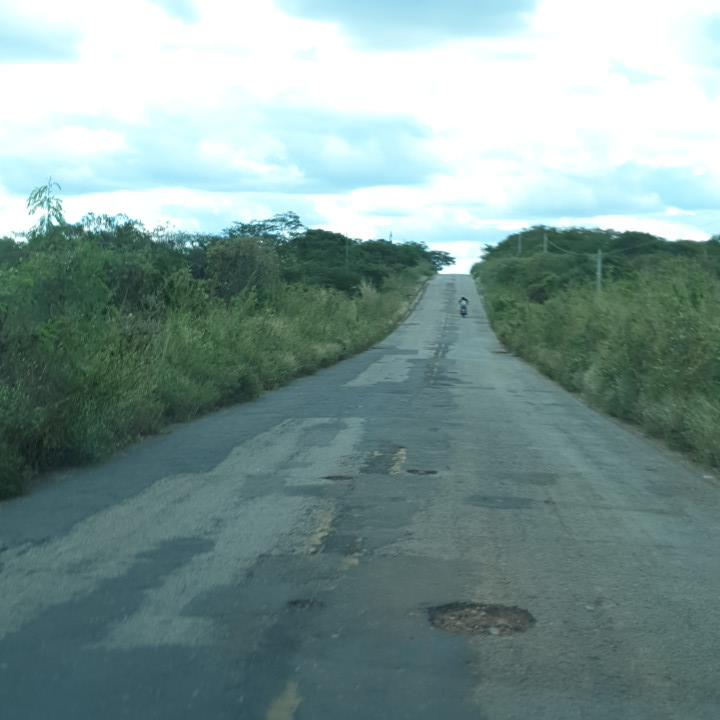
#> input picture imagens/431.jpg, 720 x 720 px, given in place of 531.jpg, which was not available
$ python function5.py
#> lines starting #> are read from the running program, lines starting #| are printed output that depends on the picture; pictures that were not available may be replaced by others from this repository, and a replacement may not be noted
### projeto/Python/function1.py
import numpy as np
import matplotlib.pyplot as plt
import cv2

"""
Primeiro conjunto de funções:

Conjunto mais básico de funções, incluem 3 funções de vizualização
- mostrar_img(imagem, título, padrão de cor)
- mostrar_img2(imagem 1, imagem 2, normalização: caso seja verdadeiro, joga a escala para
padrão entre 0 e 1, se falso, coloca os valores abaixo de 0 para 0 e valores acima de 255
para 255)
- import_img(imagem e tipo de cor)

Funções de ajuste de cores:
- Negativo (imagem)
retorna o negativo da imagem
- logarítimo (imagem, falor de multiplicação da função)
retorna um pixel após ser submetido a uma escala logarítmica
- correcao_gama(imagem e fator gama) retorna uma função a^n, onde a é o
valor do pixel e n é o fator gama.
- filtro_linear_binario(img, fator linear): binarização, diferen para imagens coloridas
"""


##############
def mostrar_img(img, title = None,color = None, normalize=None):
	# Responsável por mostrar a imagem
	# O título deve ser o nome da imagem?
	# Color= padrão de cor, deve ser normatizado

    plt.figure(figsize = (5,5))
    if title != None:
    	plt.title(title)
    if color == "cinza":
        plt.imshow(img, cmap = "gray",norm=normalize, vmin = 0,vmax = 255)
    else:
        plt.imshow(img, norm=normalize)
    plt.show()

# [10 lines left out: function mostrar_img2, not called in this run]

def import_img(path, padrao_cor = None, normalizacao = True):

#> called with padrao_cor = 'cinza', normalizacao = False
	img = cv2.imread(path)
#> img is the input picture: shape (720, 720, 3); mean B, G, R 148.3, 151, 126.5

	if padrao_cor == "cinza":
		img = cv2.cvtColor(img, cv2.COLOR_BGR2RGB)
		img = RGB2GRAY(img, "Med")
	elif padrao_cor == "RGB":
		img = cv2.cvtColor(img, cv2.COLOR_BGR2RGB)

	if normalizacao:
		return np.double(img)/255
	else:
		return img

############################################################
def RGB2GRAY(img, f_l):
#> called with f_l = 'Med'
	img = np.int_(img*255)
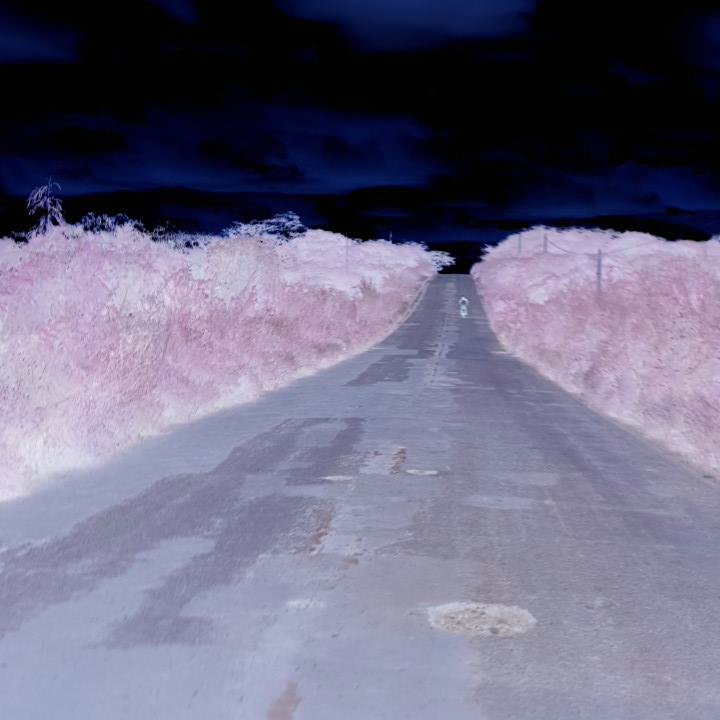
#> img: shape (720, 720, 3) int64; mean of channels 0, 1, 2 129.5, 105, 107.7; drawn as B, G, R
	img2 = np.zeros((img.shape[0], img.shape[1], img.shape[2]))
	if f_l == "Med":
		for i in range(len(img)):
			for j in range(len(img[0])):

				pixel = int((float(img[i][j][0]) + float(img[i][j][0]) + float(img[i][j][0]))/3)
				img2[i][j] = [pixel, pixel, pixel]
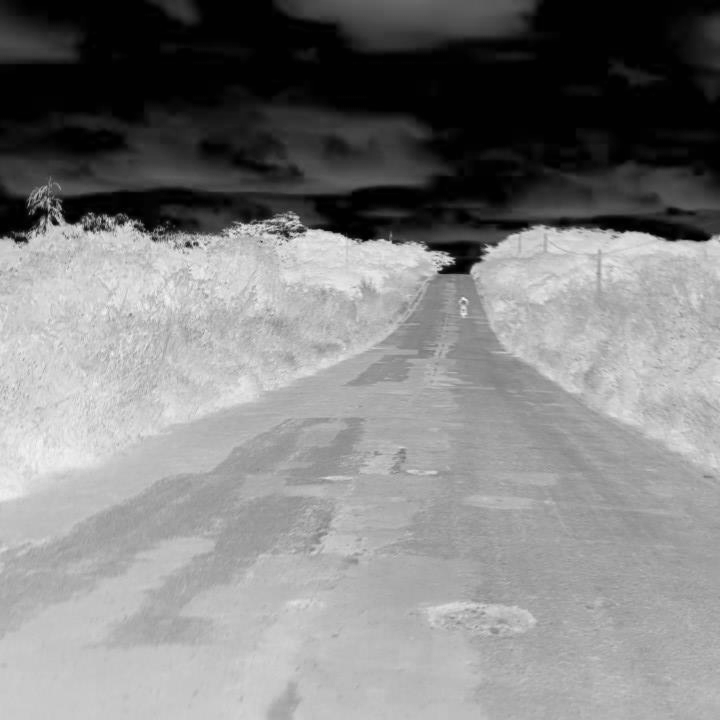
#> img2: shape (720, 720, 3) float64; min 1, max 244, mean 129.5

	elif f_l == "Med_P":
		for i in range(len(img)):
			for j in range(len(img[0])):

				pixel = int(0.299*float(img[i][j][0])
				 + 0.587*float(img[i][j][1])
				 + 0.114*float(img[i][j][2]))

				img2[i][j] = [pixel, pixel, pixel]
	return np.double(img2)/255

# [235 lines left out: functions RGB2CMYK, CMYK2RGB, HSV2RGB, RGB2HSV, RGB_HSV, HSV_RGB and 9 more, not called in this run]

### projeto/Python/function5.py
from function1 import mostrar_img
from function1 import import_img
from function1 import mostrar_img2
from function1 import filtro_linear_multiplo

from function3 import conv_media
from function3 import filtro_conv

import numpy as np
import matplotlib.pyplot as plt
import cv2

"""
Parâmetros RGB: três matrizes de cinza com as intesidades de vermelho,
verde e azul.

Parâmetros HSV: variação de tipo da cor (H), da saturação (S) e intensidade (V)
"""
# [70 lines left out: functions HSV2RGB, RGB2HSV, RGB_HSV, HSV_RGB, not called in this run]


path = "C:\\Users\\mateus\\Desktop\\rotulacao\\imagens\\"
path_image = "531.jpg"
imagem = import_img(path+path_image, "cinza", False)
mostrar_img(imagem)
# [5 lines of commented-out code are left out]

$ run again, on imagens/49.jpg
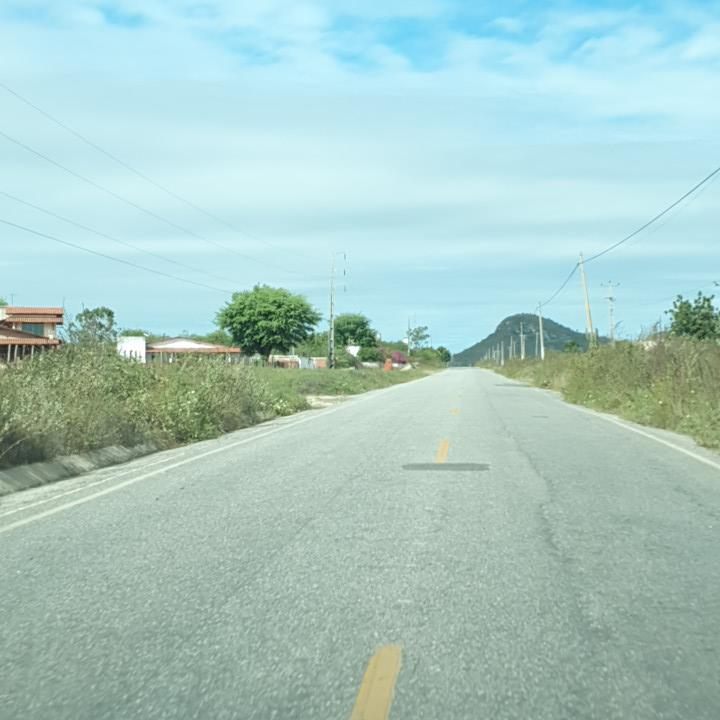
#> input picture imagens/49.jpg, 720 x 720 px, given in place of 531.jpg, which was not available
#> in import_img, img is the input picture: shape (720, 720, 3); mean B, G, R 195.1, 200.8, 168.9
#> in RGB2GRAY, `img = np.int_(img*255)`:
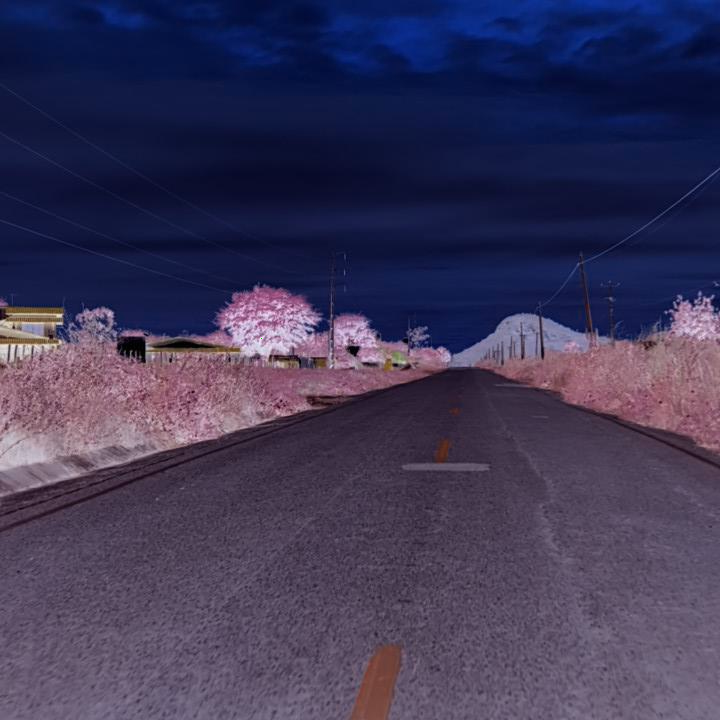
#> img: shape (720, 720, 3) int64; mean of channels 0, 1, 2 87.1, 55.2, 60.9; drawn as B, G, R
#> after the loop in RGB2GRAY, `for i in range(len(img)):`:
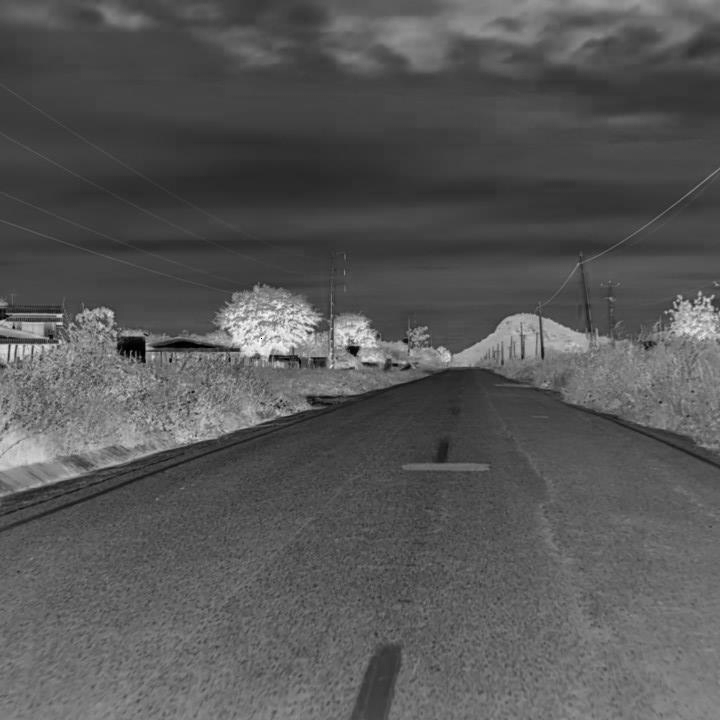
#> img2: shape (720, 720, 3) float64; min 0, max 254, mean 87.1

$ run again, on imagens/929.jpg
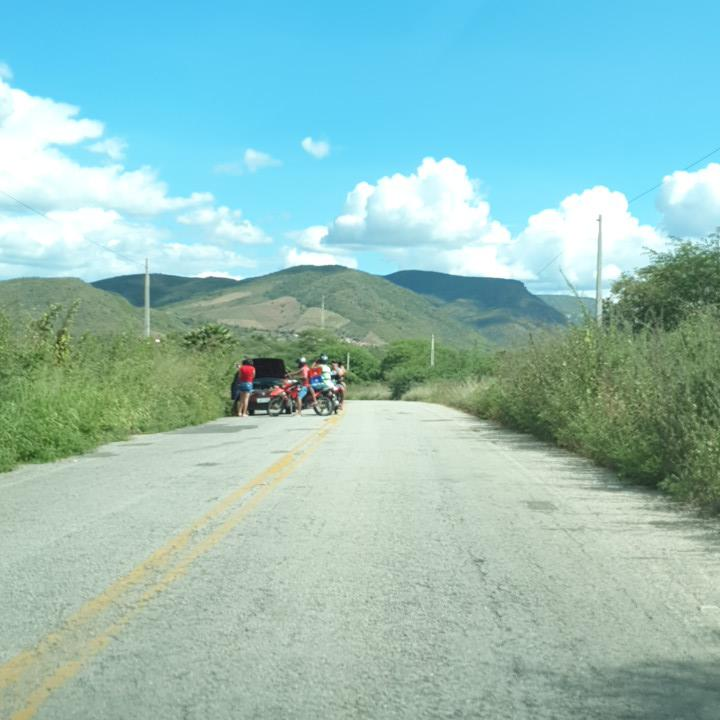
#> input picture imagens/929.jpg, 720 x 720 px, given in place of 531.jpg, which was not available
#> in import_img, img is the input picture: shape (720, 720, 3); mean B, G, R 186.9, 191.5, 147.9
#> in RGB2GRAY, `img = np.int_(img*255)`:
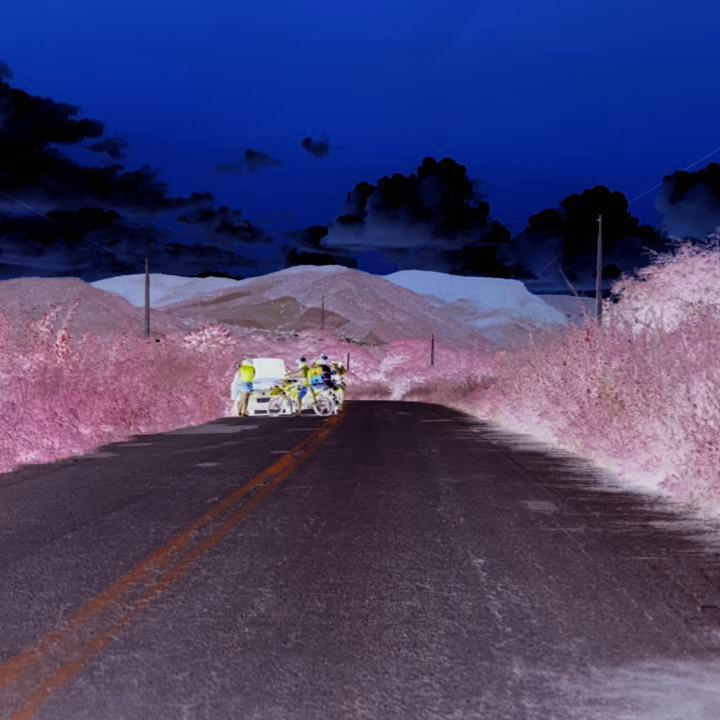
#> img: shape (720, 720, 3) int64; mean of channels 0, 1, 2 108.1, 64.5, 69.1; drawn as B, G, R
#> after the loop in RGB2GRAY, `for i in range(len(img)):`:
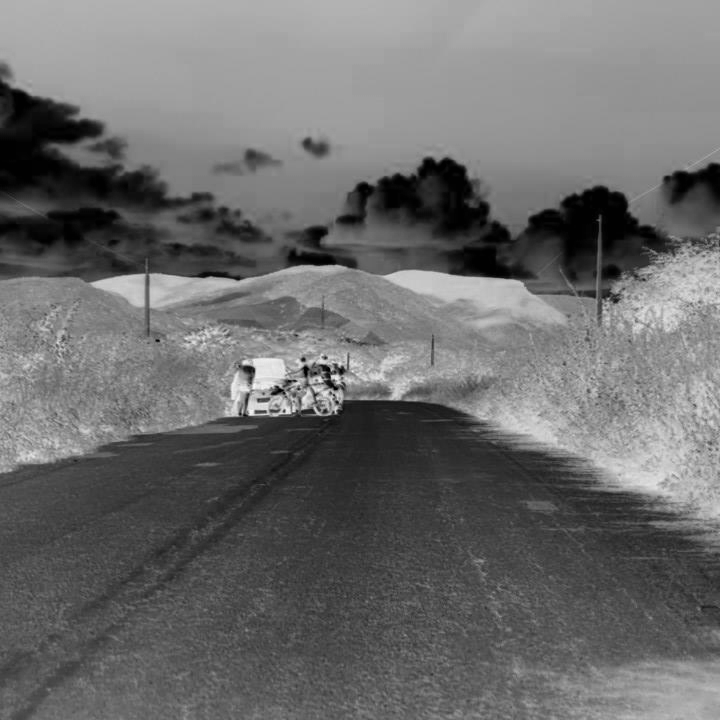
#> img2: shape (720, 720, 3) float64; min 1, max 248, mean 108.1
